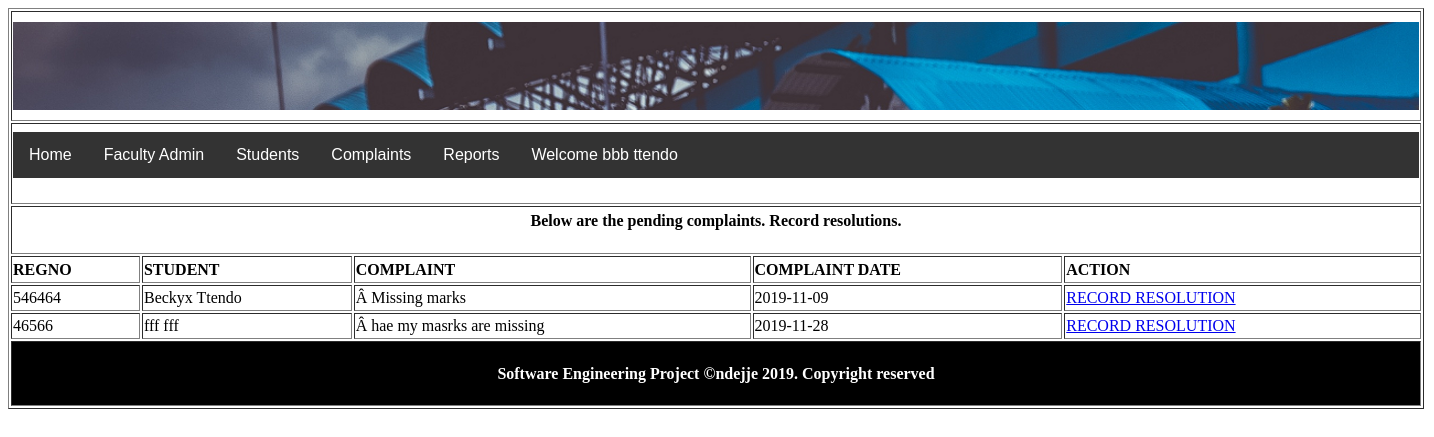
Page /pendingComplaints.php (signed in) on the committed database.
### tables this page shows
CREATE TABLE `complaints` (
  `complaintID` int(11) NOT NULL,
  `studentID` varchar(20) NOT NULL,
  `studentcomplaint` varchar(250) NOT NULL,
  `complaindate` date NOT NULL,
  `responsegot` varchar(100) NOT NULL DEFAULT 'NO'
);

CREATE TABLE `student` (
  `studentID` int(20) NOT NULL,
  `studentfirstname` varchar(20) NOT NULL,
  `studentlastname` varchar(20) NOT NULL,
  `studentemail` varchar(50) NOT NULL,
  `regNo` varchar(25) NOT NULL,
  `studenttelephone` varchar(15) NOT NULL,
  `studentpassword` varchar(150) NOT NULL
);

### include/sessionsAdmin.php (called while the page is built, shortened)
<?php
if(!empty($_SESSION['fadminID']))
{
$adminfullname=$_SESSION['fadminfirstname'].' '.$_SESSION['fadminlastname'];
}
else
{
session_destroy();
header("Location: index.php");
}
?>

### pendingComplaints.php (the view, shortened to what this page needs)
<?php include_once('include/sessionsAdmin.php')?>
<!DOCTYPE html PUBLIC "-//W3C//DTD XHTML 1.0 Transitional//EN" "http://www.w3.org/TR/xhtml1/DTD/xhtml1-transitional.dtd">
<html xmlns="http://www.w3.org/1999/xhtml">
<head>
</head>
<body>
<tr><table width="1019" height="401" border="1">
   <tr>
    <td colspan="5"><img src="images/myBanner.jpeg" width="1406" height="88" /></td>
  </tr>
 <tr>
    <td colspan="5">
    <?php include_once('FacultyMenu.php');?>&nbsp;</td>
  </tr>
  <tr>
    <td colspan="5"> <center><strong>Below are the pending complaints. Record resolutions.</strong></center> </td>
    </tr>
  <tr>
    <td><strong>REGNO</strong></td>
    <td><strong>STUDENT</strong></td>
    <td><strong>COMPLAINT</strong></td>
    <td><strong>COMPLAINT DATE</strong></td>
    <td><strong>ACTION</strong></td>
  </tr>
  <?php
$ret=mysql_query("select * from complaints WHERE responsegot='NO'") or die ("Failed to select student details".mysql_error());
while($row=mysql_fetch_assoc($ret)){
$CID=$row['complaintID'];
$std=$row['studentID'];
$scomplaint=$row['studentcomplaint'];
$scomplaintdate=$row['complaindate'];
$sret=mysql_query("select * from student WHERE studentID=$std") or die("Failed to select student details".mysql_error());
while($row=mysql_fetch_assoc($sret))
{
$sregno=$row['regNo'];
$sfname=$row['studentfirstname'];
$slname=$row['studentlastname'];
$snames=$sfname.' '.$slname;
}
  ?>
  <tr>
    <td><?php echo $sregno?></td>
    <td><?php echo $snames?></td>
    <td><?php echo $scomplaint?></td>
    <td><?php echo $scomplaintdate?></td>
    <td><a href="recordResolutions.php?ccID=<?php echo $CID;?>" >RECORD RESOLUTION</a></td><?php ?>
  </tr>
  <?php
  }
  ?>
  <tr>
    <td colspan="5" style="background-color:#000000; color:#FFFFFF;"><center><b><?php include_once('footer.php');?></b></center></td>
  </tr>
</table>
</body>
</html>

### FacultyMenu.php (shortened to what this page needs)
<!DOCTYPE html PUBLIC "-//W3C//DTD XHTML 1.0 Transitional//EN" "http://www.w3.org/TR/xhtml1/DTD/xhtml1-transitional.dtd">
<html xmlns="http://www.w3.org/1999/xhtml">
<head>
<link rel="stylesheet" type="text/css" href="include/custom.css" />
</head>
<body>
<div class="navbar">
  <a href="#home">Home</a>
  <div class="dropdown">
    <button class="dropbtn">Faculty Admin
    </button>
  </div>
    <div class="dropdown">
    <button class="dropbtn">Students
    </button>
  </div>
     <div class="dropdown">
    <button class="dropbtn">Complaints
    </button>
  </div>
    <div class="dropdown">
    <button class="dropbtn">Reports
    </button>
  </div>
      <div class="dropdown">
    <button class="dropbtn">Welcome <?php echo $adminfullname;?>
    </button>
  </div>
</div>
</body>
</html>

### footer.php
<p>Software Engineering Project &copy;ndejje 2019. Copyright reserved</p>

### include/custom.css (style rules this page uses)
.navbar { overflow: hidden; background-color: #333; font-family: Arial, Helvetica, sans-serif; }
.navbar a { float: left; font-size: 16px; color: white; text-align: center; padding: 14px 16px; text-decoration: none; }
.dropdown { float: left; overflow: hidden; }
.dropdown .dropbtn { font-size: 16px; border: none; outline: none; color: white; padding: 14px 16px; background-color: inherit; font-family: inherit; margin: 0; }

### rows in the picture
complaints: studentID.regNo "546464", studentID.studentlastname "Beckyx Ttendo", studentcomplaint "Â Missing marks", complaindate "2019-11-09"
complaints: studentID.regNo "46566", studentID.studentlastname "fff fff", studentcomplaint "Â hae my masrks are missing", complaindate "2019-11-28"

### other values in the picture
$adminfullname "bbb ttendo"
